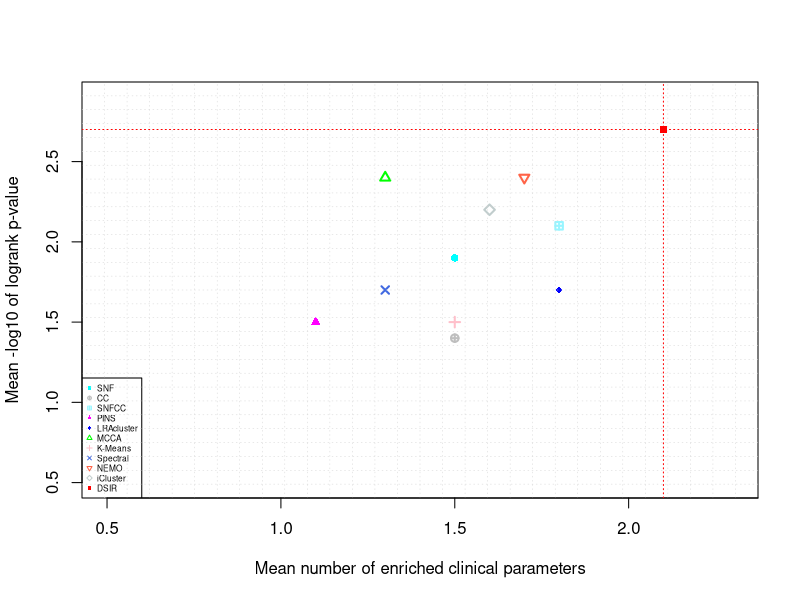

The R script that drew this image:

par(mfrow=c(1,1))

Algorithm <- c("SNF","CC","SNFCC","PINS","LRAcluster","MCCA","K-Means", "Spectral", "NEMO","iCluster","DSIR")
# parameter for LSCC
surv_pval <- c(1.9, 1.4,2.1,1.5, 1.7, 2.4, 1.5,1.7,2.4,2.2,2.7)
num_enrich <- c(1.5,1.5,1.8,1.1,1.8,1.3,1.5,1.3,1.7,1.6,2.1)


alg_cols <- c( "cyan","gray","cadetblue1", "magenta", "blue", "green", "pink","royalblue","tomato", "azure3","red")
# print(alg_cols)
pch = c( 16, 10,12,17, 18, 2, 3,4,6,5,15)

available.indices = !is.na(surv_pval)
surv_pval = surv_pval[available.indices]
num_enrich = num_enrich[available.indices]
current.cols = alg_cols[available.indices]
current.pch = pch[available.indices]

surv_significance <- -log10(0.05)


ylab = 'Mean -log10 of logrank p-value'
xlab = 'Mean number of enriched clinical parameters'
 

plot(num_enrich,surv_pval, xlab=xlab, ylab=ylab, ylim=c(0.5, max(surv_pval, surv_significance)+0.2), 
    xlim=c(0.5, max(num_enrich+0.2)), col = alg_cols, pch=pch, cex.lab = 1, cex=1, cex.axis=1, cex.main=1.6, lwd=2,xaxt="n",yaxt="n")

#abline(v=surv_significance, col="red")

#legend("bottomleft", Algorithm, pch=pch, col=alg_cols)
legend("bottomleft",Algorithm, pch=pch, col=alg_cols,cex=0.5)
grid(30,30, lwd = 0.5,col = "lightgray")
axis(1,at=c(0.5,1.0,1.5,2.0,2.5))
axis(2,at=c(0.5,1.0,1.5,2.0,2.5))
abline(v=2.1, col="red",lty=3)
abline(h=2.7, col="red",lty=3)





